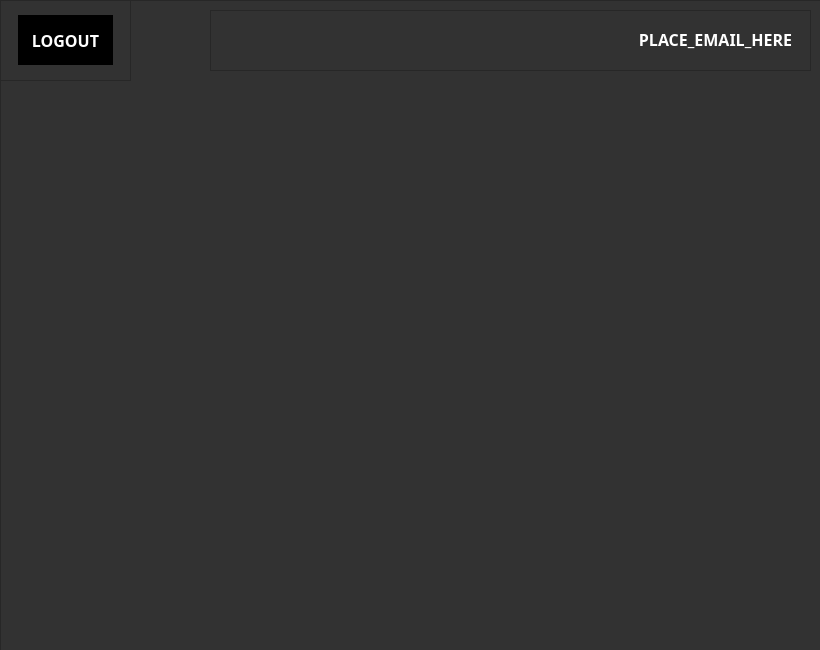
<?xml version="1.0" encoding="UTF-8"?>
<ui version="4.0">
 <class>UserHubWindow</class>
 <widget class="QMainWindow" name="UserHubWindow">
  <property name="geometry">
   <rect>
    <x>0</x>
    <y>0</y>
    <width>820</width>
    <height>650</height>
   </rect>
  </property>
  <property name="minimumSize">
   <size>
    <width>820</width>
    <height>650</height>
   </size>
  </property>
  <property name="maximumSize">
   <size>
    <width>820</width>
    <height>650</height>
   </size>
  </property>
  <property name="windowTitle">
   <string>Animeplex - User Hub Window</string>
  </property>
  <property name="styleSheet">
   <string notr="true">background-color: rgb(50, 50, 50)</string>
  </property>
  <widget class="QWidget" name="centralwidget">
   <widget class="QFrame" name="StartWindow_BottomFrame">
    <property name="geometry">
     <rect>
      <x>0</x>
      <y>0</y>
      <width>821</width>
      <height>651</height>
     </rect>
    </property>
    <property name="styleSheet">
     <string notr="true">QFrame {
	border-image: none;
}</string>
    </property>
    <property name="frameShape">
     <enum>QFrame::StyledPanel</enum>
    </property>
    <property name="frameShadow">
     <enum>QFrame::Raised</enum>
    </property>
    <widget class="QFrame" name="UserHubWindow_BackBtnFrame">
     <property name="geometry">
      <rect>
       <x>0</x>
       <y>0</y>
       <width>131</width>
       <height>81</height>
      </rect>
     </property>
     <property name="frameShape">
      <enum>QFrame::StyledPanel</enum>
     </property>
     <property name="frameShadow">
      <enum>QFrame::Raised</enum>
     </property>
     <layout class="QHBoxLayout" name="horizontalLayout_15">
      <item>
       <layout class="QHBoxLayout" name="horizontalLayout_16">
        <item>
         <widget class="QPushButton" name="UserHubWindow_LogoutBtn">
          <property name="minimumSize">
           <size>
            <width>95</width>
            <height>50</height>
           </size>
          </property>
          <property name="maximumSize">
           <size>
            <width>95</width>
            <height>50</height>
           </size>
          </property>
          <property name="font">
           <font>
            <family>Noto Sans</family>
            <pointsize>12</pointsize>
            <weight>75</weight>
            <bold>true</bold>
           </font>
          </property>
          <property name="cursor">
           <cursorShape>PointingHandCursor</cursorShape>
          </property>
          <property name="styleSheet">
           <string notr="true">QPushButton {
	background-color: rgb(0, 0, 0);
	color: white;	
	border: none;
}

QPushButton::hover {
	background-color: rgb(186, 0, 0);
}</string>
          </property>
          <property name="text">
           <string>LOGOUT</string>
          </property>
         </widget>
        </item>
       </layout>
      </item>
     </layout>
    </widget>
    <widget class="QFrame" name="UserHubWindow_EmailFrame">
     <property name="geometry">
      <rect>
       <x>210</x>
       <y>10</y>
       <width>601</width>
       <height>61</height>
      </rect>
     </property>
     <property name="styleSheet">
      <string notr="true">QLabel {
	padding-bottom: 3px;
	padding-right: 5px;
}</string>
     </property>
     <property name="frameShape">
      <enum>QFrame::StyledPanel</enum>
     </property>
     <property name="frameShadow">
      <enum>QFrame::Raised</enum>
     </property>
     <layout class="QHBoxLayout" name="horizontalLayout_6">
      <item>
       <layout class="QHBoxLayout" name="horizontalLayout_3">
        <item>
         <widget class="QLabel" name="UserHubWindow_EmailLabel">
          <property name="font">
           <font>
            <family>Noto Sans</family>
            <pointsize>12</pointsize>
            <weight>75</weight>
            <bold>true</bold>
           </font>
          </property>
          <property name="styleSheet">
           <string notr="true">QLabel {
	color: white;
}</string>
          </property>
          <property name="text">
           <string>PLACE_EMAIL_HERE</string>
          </property>
          <property name="alignment">
           <set>Qt::AlignRight|Qt::AlignTrailing|Qt::AlignVCenter</set>
          </property>
         </widget>
        </item>
       </layout>
      </item>
     </layout>
    </widget>
   </widget>
  </widget>
 </widget>
 <resources/>
 <connections/>
</ui>
